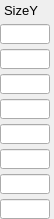
    <widget class="PyDMFrame" name="composite_5">
      <property name="geometry">
        <rect>
          <x>467</x>
          <y>60</y>
          <width>54</width>
          <height>219</height>
        </rect>
      </property>
      <widget class="QLabel" name="text_15">
        <property name="geometry">
          <rect>
            <x>4</x>
            <y>0</y>
            <width>50</width>
            <height>20</height>
          </rect>
        </property>
        <property name="text">
          <string>SizeY</string>
        </property>
        <property name="font" stdset="0">
          <font>
            <pointsize>10</pointsize>
          </font>
        </property>
        <property name="brush" stdset="0">
          <brush brushstyle="SolidPattern">
            <color alpha="255">
              <red>0</red>
              <green>0</green>
              <blue>0</blue>
            </color>
          </brush>
        </property>
        <property name="toolTip">
          <string>text_15</string>
        </property>
        <property name="alignment">
          <set>Qt::AlignLeading|Qt::AlignLeft|Qt::AlignVCenter</set>
        </property>
        <property name="styleSheet">
          <string notr="true">QLabel#text_15 {
  color: rgb(0, 0, 0);
  }</string>
        </property>
      </widget>
      <widget class="PyDMLineEdit" name="text_entry_8">
        <property name="geometry">
          <rect>
            <x>0</x>
            <y>24</y>
            <width>50</width>
            <height>20</height>
          </rect>
        </property>
        <property name="channel" stdset="0">
          <string>ca://${prefix}${ROI1}SizeY</string>
        </property>
        <property name="toolTip">
          <string>${prefix}${ROI1}SizeY</string>
        </property>
        <property name="font" stdset="0">
          <font>
            <pointsize>10</pointsize>
          </font>
        </property>
        <property name="styleSheet">
          <string notr="true">PyDMLineEdit#text_entry_8 {
  color: rgb(0, 0, 0);
  background-color: rgb(115, 223, 255);
  border: 1px solid black;
  margin: 0px;
  padding: 0px;
  spacing: 0px;
  }</string>
        </property>
      </widget>
      <widget class="PyDMLineEdit" name="text_entry_9">
        <property name="geometry">
          <rect>
            <x>0</x>
            <y>49</y>
            <width>50</width>
            <height>20</height>
          </rect>
        </property>
        <property name="channel" stdset="0">
          <string>ca://${prefix}${ROI2}SizeY</string>
        </property>
        <property name="toolTip">
          <string>${prefix}${ROI2}SizeY</string>
        </property>
        <property name="font" stdset="0">
          <font>
            <pointsize>10</pointsize>
          </font>
        </property>
        <property name="styleSheet">
          <string notr="true">PyDMLineEdit#text_entry_9 {
  color: rgb(0, 0, 0);
  background-color: rgb(115, 223, 255);
  border: 1px solid black;
  margin: 0px;
  padding: 0px;
  spacing: 0px;
  }</string>
        </property>
      </widget>
      <widget class="PyDMLineEdit" name="text_entry_10">
        <property name="geometry">
          <rect>
            <x>0</x>
            <y>74</y>
            <width>50</width>
            <height>20</height>
          </rect>
        </property>
        <property name="channel" stdset="0">
          <string>ca://${prefix}${ROI3}SizeY</string>
        </property>
        <property name="toolTip">
          <string>${prefix}${ROI3}SizeY</string>
        </property>
        <property name="font" stdset="0">
          <font>
            <pointsize>10</pointsize>
          </font>
        </property>
        <property name="styleSheet">
          <string notr="true">PyDMLineEdit#text_entry_10 {
  color: rgb(0, 0, 0);
  background-color: rgb(115, 223, 255);
  border: 1px solid black;
  margin: 0px;
  padding: 0px;
  spacing: 0px;
  }</string>
        </property>
      </widget>
      <widget class="PyDMLineEdit" name="text_entry_11">
        <property name="geometry">
          <rect>
            <x>0</x>
            <y>99</y>
            <width>50</width>
            <height>20</height>
          </rect>
        </property>
        <property name="channel" stdset="0">
          <string>ca://${prefix}${ROI4}SizeY</string>
        </property>
        <property name="toolTip">
          <string>${prefix}${ROI4}SizeY</string>
        </property>
        <property name="font" stdset="0">
          <font>
            <pointsize>10</pointsize>
          </font>
        </property>
        <property name="styleSheet">
          <string notr="true">PyDMLineEdit#text_entry_11 {
  color: rgb(0, 0, 0);
  background-color: rgb(115, 223, 255);
  border: 1px solid black;
  margin: 0px;
  padding: 0px;
  spacing: 0px;
  }</string>
        </property>
      </widget>
      <widget class="PyDMLineEdit" name="text_entry_12">
        <property name="geometry">
          <rect>
            <x>0</x>
            <y>124</y>
            <width>50</width>
            <height>20</height>
          </rect>
        </property>
        <property name="channel" stdset="0">
          <string>ca://${prefix}${ROI5}SizeY</string>
        </property>
        <property name="toolTip">
          <string>${prefix}${ROI5}SizeY</string>
        </property>
        <property name="font" stdset="0">
          <font>
            <pointsize>10</pointsize>
          </font>
        </property>
        <property name="styleSheet">
          <string notr="true">PyDMLineEdit#text_entry_12 {
  color: rgb(0, 0, 0);
  background-color: rgb(115, 223, 255);
  border: 1px solid black;
  margin: 0px;
  padding: 0px;
  spacing: 0px;
  }</string>
        </property>
      </widget>
      <widget class="PyDMLineEdit" name="text_entry_13">
        <property name="geometry">
          <rect>
            <x>0</x>
            <y>149</y>
            <width>50</width>
            <height>20</height>
          </rect>
        </property>
        <property name="channel" stdset="0">
          <string>ca://${prefix}${ROI6}SizeY</string>
        </property>
        <property name="toolTip">
          <string>${prefix}${ROI6}SizeY</string>
        </property>
        <property name="font" stdset="0">
          <font>
            <pointsize>10</pointsize>
          </font>
        </property>
        <property name="styleSheet">
          <string notr="true">PyDMLineEdit#text_entry_13 {
  color: rgb(0, 0, 0);
  background-color: rgb(115, 223, 255);
  border: 1px solid black;
  margin: 0px;
  padding: 0px;
  spacing: 0px;
  }</string>
        </property>
      </widget>
      <widget class="PyDMLineEdit" name="text_entry_14">
        <property name="geometry">
          <rect>
            <x>0</x>
            <y>174</y>
            <width>50</width>
            <height>20</height>
          </rect>
        </property>
        <property name="channel" stdset="0">
          <string>ca://${prefix}${ROI7}SizeY</string>
        </property>
        <property name="toolTip">
          <string>${prefix}${ROI7}SizeY</string>
        </property>
        <property name="font" stdset="0">
          <font>
            <pointsize>10</pointsize>
          </font>
        </property>
        <property name="styleSheet">
          <string notr="true">PyDMLineEdit#text_entry_14 {
  color: rgb(0, 0, 0);
  background-color: rgb(115, 223, 255);
  border: 1px solid black;
  margin: 0px;
  padding: 0px;
  spacing: 0px;
  }</string>
        </property>
      </widget>
      <widget class="PyDMLineEdit" name="text_entry_15">
        <property name="geometry">
          <rect>
            <x>0</x>
            <y>199</y>
            <width>50</width>
            <height>20</height>
          </rect>
        </property>
        <property name="channel" stdset="0">
          <string>ca://${prefix}${ROI8}SizeY</string>
        </property>
        <property name="toolTip">
          <string>${prefix}${ROI8}SizeY</string>
        </property>
        <property name="font" stdset="0">
          <font>
            <pointsize>10</pointsize>
          </font>
        </property>
        <property name="styleSheet">
          <string notr="true">PyDMLineEdit#text_entry_15 {
  color: rgb(0, 0, 0);
  background-color: rgb(115, 223, 255);
  border: 1px solid black;
  margin: 0px;
  padding: 0px;
  spacing: 0px;
  }</string>
        </property>
      </widget>
    </widget>
